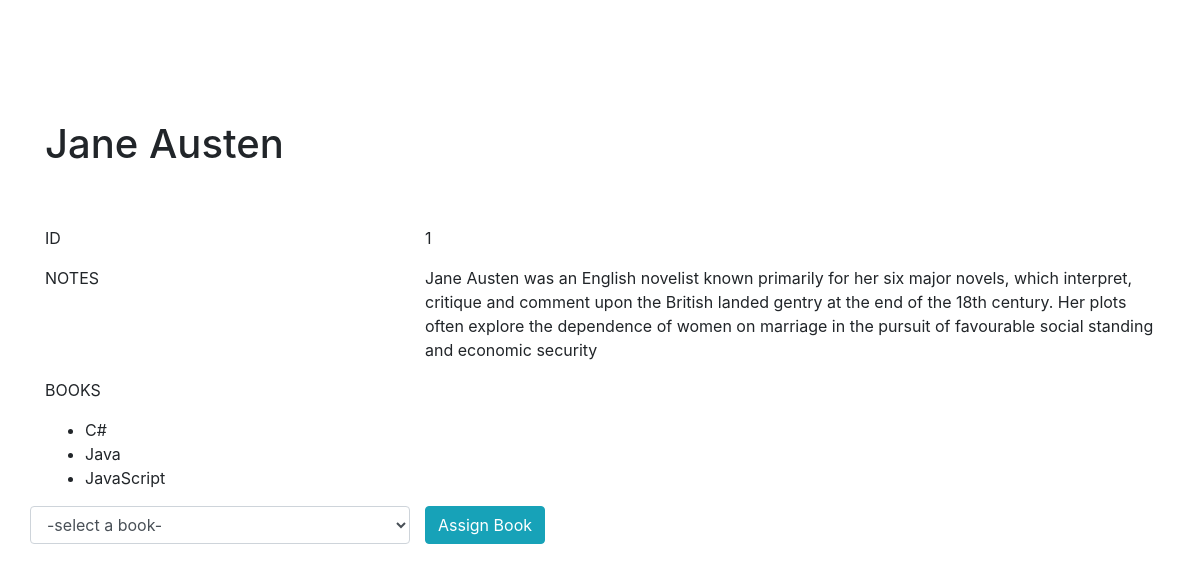
/books_authors/authors/1, run on the app's committed database.
### books_authors_app/models.py (models this page shows)
class Author(models.Model):
    first_name = models.CharField(max_length=45)
    last_name = models.CharField(max_length=45)
    notes = models.TextField()
    books = models.ManyToManyField(Book, related_name='authors')
    created_at = models.DateTimeField(auto_now_add=True)
    updated_at = models.DateTimeField(auto_now=True)

class Book(models.Model):
    title = models.CharField(max_length=255)
    desc = models.TextField()
    created_at = models.DateTimeField(auto_now_add=True)
    updated_at = models.DateTimeField(auto_now=True)

### books_authors_app/views.py (the view)
# urls.py: path('authors/<int:id>', views.display_author),
def display_author(request, id):
    author = Author.objects.get(id=id)
    context = {
        'author': author,
        'books': Book.objects.exclude(authors__id = id),
    }
    return render(request, 'author_details.html', context)

### books_authors_app/templates/author_details.html (shortened to what this page needs)
<!DOCTYPE html>
<html lang="en">
<head>
    {% load static %}
    <link rel="stylesheet" href="{% static 'css/style.css'%}">
    <link rel="stylesheet" href="https://stackpath.bootstrapcdn.com/bootstrap/4.3.1/css/bootstrap.min.css">
</head>
<body>
    <div class="container">
        <h1>{{author.first_name}} {{author.last_name}}</h1>
        <div class="row">
            <div class="col-4">
                <p>ID</p>
            </div>
            <div class="col-8">
                <p>{{author.id}}</p>
            </div>
        </div>
        <div class="row">
            <div class="col-4">
                <p>NOTES</p>
            </div>
            <div class="col-8">
                <p>{{author.notes}}</p>
            </div>
        </div>
        <div class="row">
            <div class="col">
                <p>BOOKS</p>
                <ul>
                    {% for book in author.books.all %}
                        <li>{{book.title}}</li>
                    {% endfor %}
                </ul>
                <form action="{{author.id}}/assign_book" method='POST'>
                    <div class="form-group row">
                        <select name="book" class="col-4 form-control">
                            <option selected disabled>-select a book-</option>
                        </select>
                        <div class="col-4">
                            <input type="submit" value="Assign Book" class="btn btn-info">
                        </div>
                    </div>
                </form>
            </div>
        </div>
    </div>
</body>
</html>

### books_authors_app/static/css/style.css (style rules this page uses)
.container { margin-top: 20px }
ul li { margin-left: 0px; }
h1 { padding-top: 100px; padding-bottom: 50px; }

### data on the page
Author: first_name "Jane", last_name "Austen", id "1", notes "Jane Austen was an English novelist known primarily for her six major novels, which interpret, critique and comment upon the British landed gentry at the end of the 18th century. Her plots often explore the dependence of women on marriage in the pursuit of favourable social standing and economic security"
Book: title "C#"
Book: title "Java"
Book: title "JavaScript"
